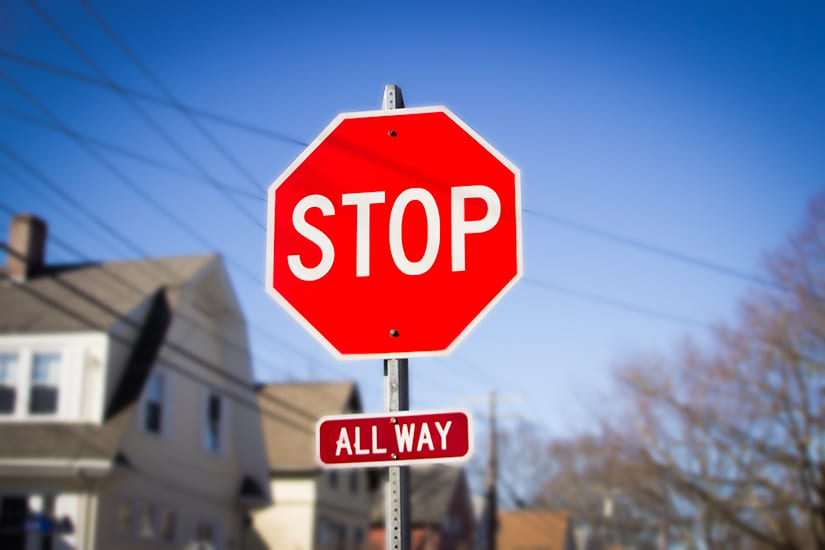
#> input picture BW-Stop-Sign-Blog.jpg, 825 x 550 px
$ python test_sliding_window.py --image BW-Stop-Sign-Blog.jpg --width 100 --height 100
#> lines starting #> are read from the running program, lines starting #| are printed output that depends on the picture
### pyimagesearch/object_detection/helpers.py
# import the necessary packages
import imutils

def pyramid(image, scale = 1.5, minSize=(30, 30)):
    # yield the original image
    yield image

    while True:
        # compute the new sizes of the image and resize it
        w = int(image.shape[1] / scale)
        image = imutils.resize(image, width=w)

        # if the resized image does not meet the supplied minimum
        # size, then stop constructing the pyramid
        if image.shape[0] < minSize[1] or image.shape[1] < minSize[0]:
            break

        # yield the next image in the pyramid
        yield image

def sliding_window(image, stepSize, windowSize):
    # slide a window across the image
    for y in range(0, image.shape[0], stepSize):
        for x in range(0, image.shape[1], stepSize):
            # yield the current window
            yield (x, y, image[y:y + windowSize[1], x:x + windowSize[0]])

### test_sliding_window.py
# import the necessary packages
from pyimagesearch.object_detection.helpers import pyramid
from pyimagesearch.object_detection.helpers import sliding_window
import argparse
import cv2
import time
# construct the argument parser and parse the arguments
ap = argparse.ArgumentParser()
ap.add_argument("-i", "--image", required=True, help="path to the input image")
ap.add_argument("-w", "--width", required=True, type=int, help="width of sliding window")
ap.add_argument("-t", "--height", required=True, type=int, help="height of sliding window")
ap.add_argument("-s", "--scale", type=float, default=1.5, help="scale factor size")
args = vars(ap.parse_args())

# load the input image and unpack the comman line arguments
image = cv2.imread(args['image'])
#> image is the input picture: shape (550, 825, 3); mean B, G, R 154.2, 120.1, 122.7
(winW, winH) = (args['width'], args['height'])

# loop over the image pyramid
count_window = 0
for layer in pyramid(image, scale=args['scale']):
    # loop over the sliding window for each layer of the pyramid
    for (x, y, window) in sliding_window(layer, stepSize=10, windowSize=(winW, winH)):
        # if the current window does not meet our desired window size, ignore it
        if window.shape[0] != winH or window.shape[1] != winW:
            continue

        # THIS IS WHERE WE WOULD PROCESS THE WINDOW, EXTRACT HOG FEATURES, AND
		# APPLY A MACHINE LEARNING CLASSIFIER TO PERFORM OBJECT DETECTION

        # since we do not have a classifier yet, let's just draw the window
        clone = layer.copy()
        cv2.rectangle(clone, (x, y), (x + winW, y + winH), (0, 255, 0), 2)
        cv2.imshow("Window", clone)
        count_window += 1

        # normally we would leave out this line, but let's pause execution
		# of our script so we can visualize the window
        cv2.waitKey(1)
        time.sleep(0.025)
#> this loop made 8 passes
#> pass 1, `cv2.imshow("Window", clone)`:
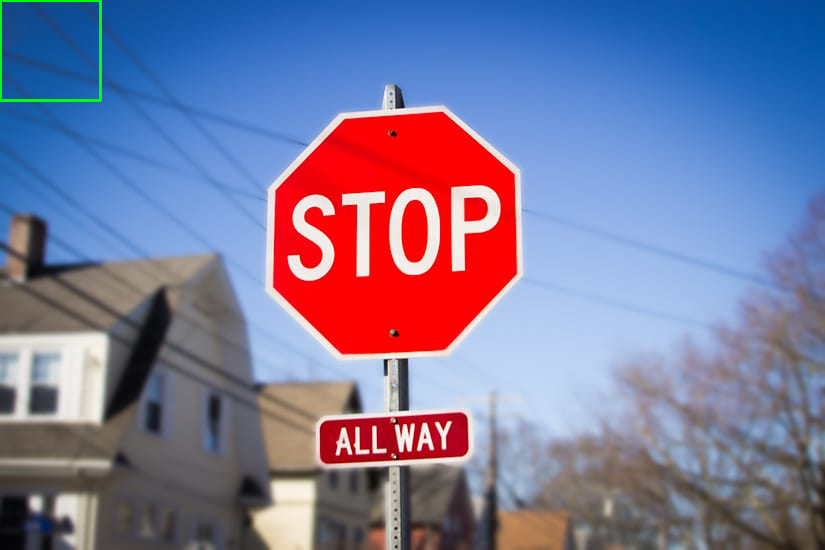
#> window 'Window': shape (550, 825, 3); mean B, G, R 153.8, 120.5, 122.7
#> pass 1, `cv2.imshow("Window", clone)`:
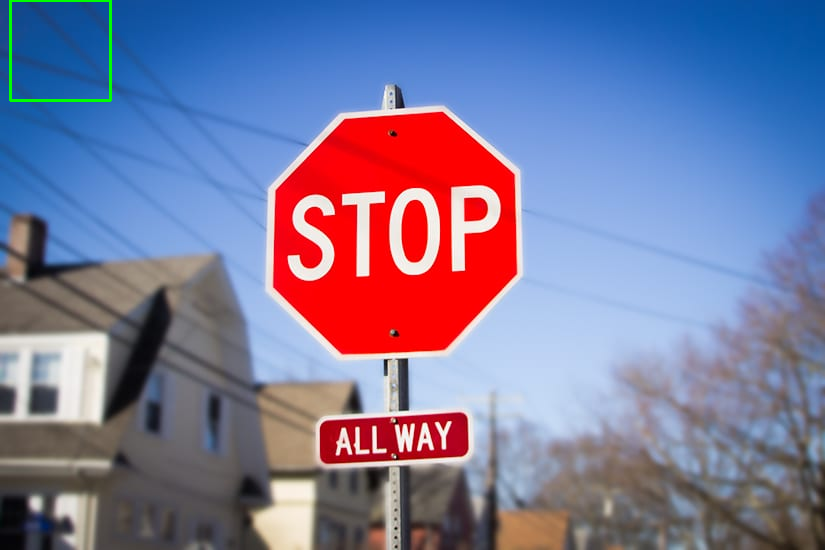
#> window 'Window': shape (550, 825, 3); mean B, G, R 153.8, 120.5, 122.7
#> pass 1, `cv2.imshow("Window", clone)`:
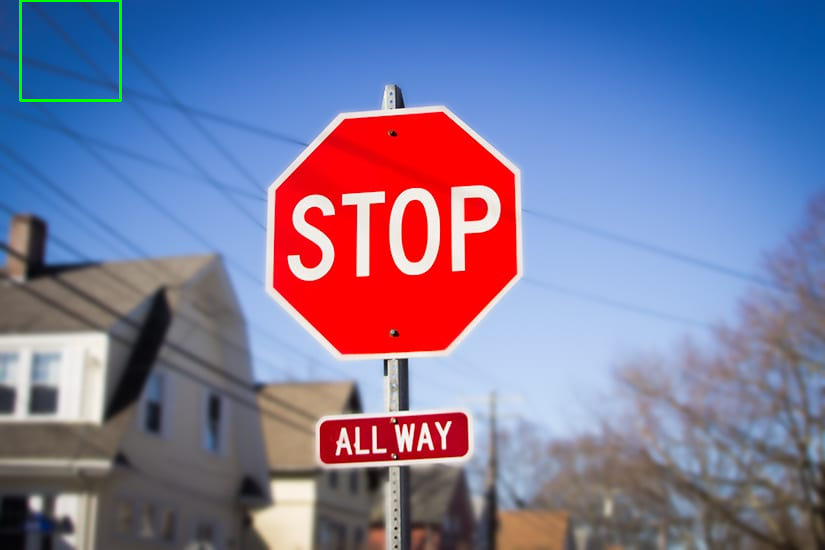
#> window 'Window': shape (550, 825, 3); mean B, G, R 153.8, 120.5, 122.7
#> pass 1, `cv2.imshow("Window", clone)`:
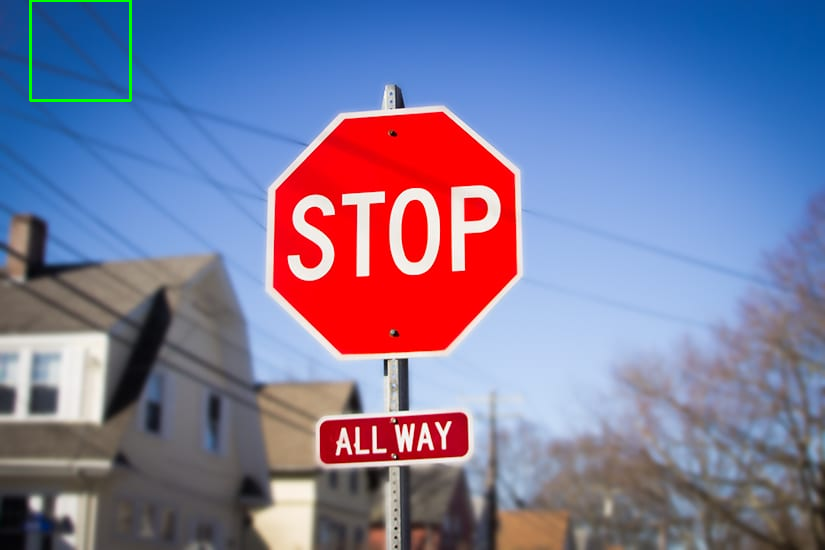
#> window 'Window': shape (550, 825, 3); mean B, G, R 153.8, 120.5, 122.7
#> after the loop:
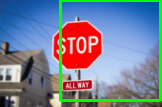
#> clone: shape (107, 162, 3); mean of channels 0, 1, 2 145.5, 129.5, 116.4; drawn as B, G, R
#> after the loop, count_window = 5117
print(count_window)
#| 5117

$ run again, on sunflower.jpg
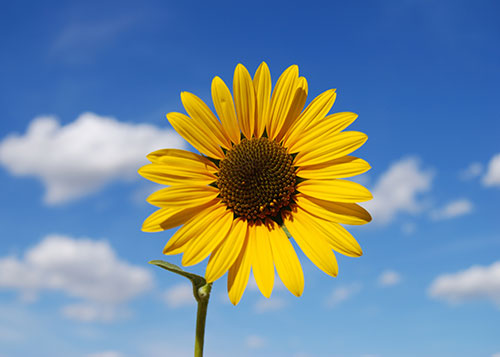
#> input picture sunflower.jpg, 500 x 357 px
#> image is the input picture: shape (357, 500, 3); mean B, G, R 153.4, 139.8, 116.9
#> the loop `for layer in pyramid(image, scale=args['scale']):` made 6 passes
#> pass 1, `cv2.imshow("Window", clone)`:
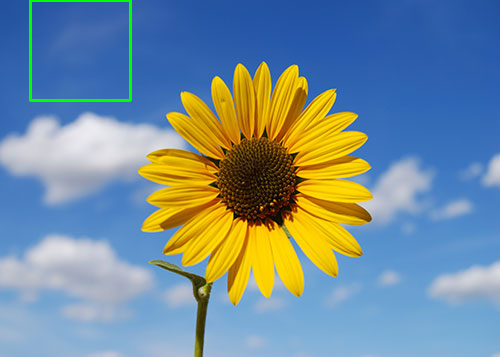
#> window 'Window': shape (357, 500, 3); mean B, G, R 152.4, 140.7, 116.6
#> after the loop `for layer in pyramid(image, scale=args['scale']):`:
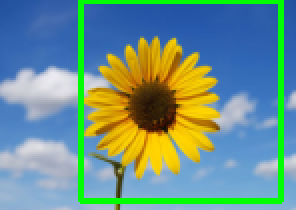
#> clone: shape (105, 148, 3) (shown 2 times larger); mean of channels 0, 1, 2 140, 148, 110.2; drawn as B, G, R
#> after the loop `for layer in pyramid(image, scale=args['scale']):`: count_window = 1485
#| 1485
